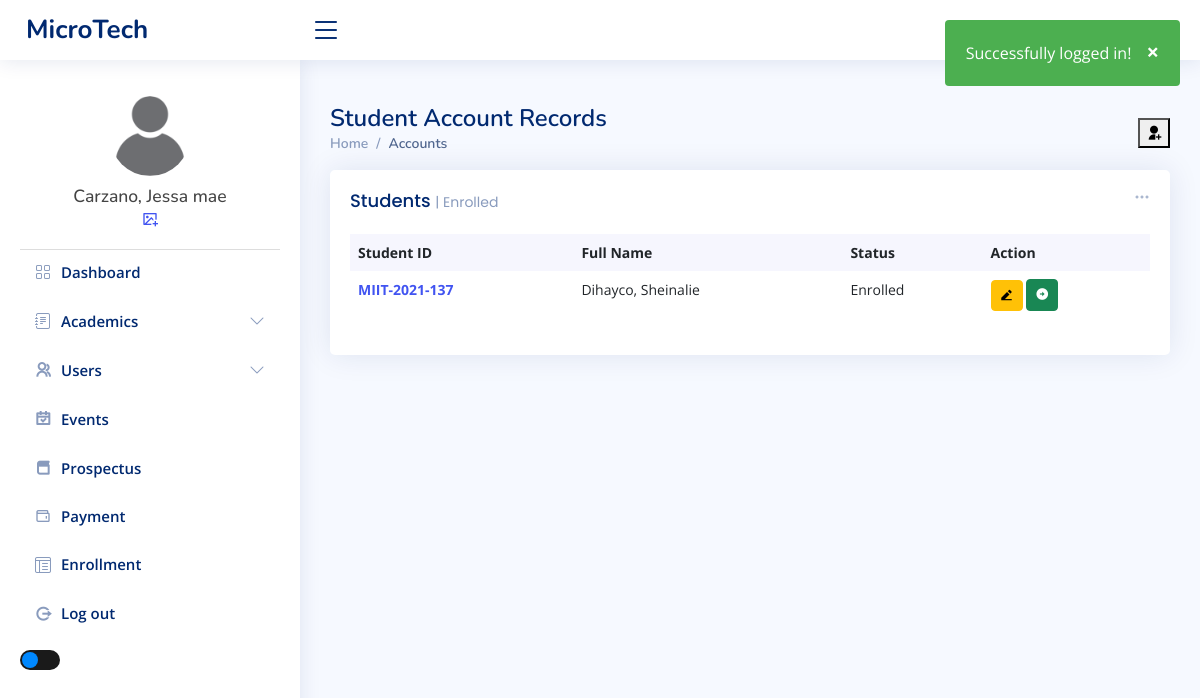
Page /admin/user-student.php (signed in) on the earlier database version.
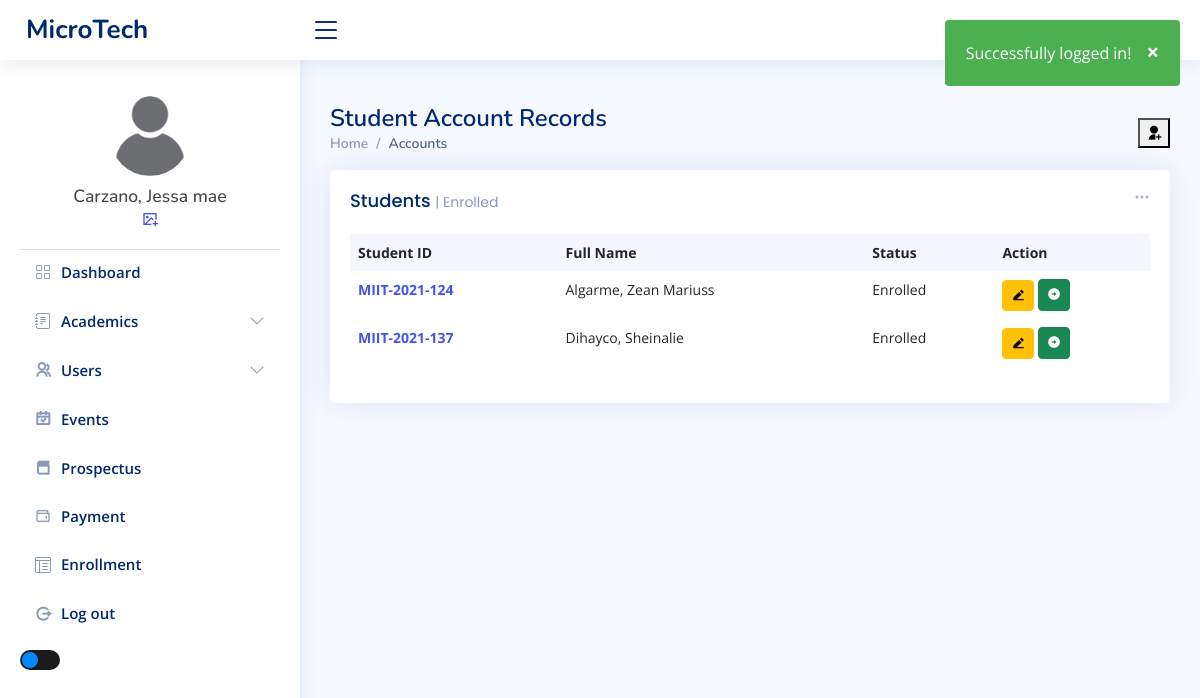
Same page on the later database version.
### tables this page shows
CREATE TABLE `tbl_students` (
  `user_id` int(11) NOT NULL,
  `user_name` varchar(50) NOT NULL,
  `lname` varchar(50) NOT NULL,
  `fname` varchar(50) NOT NULL,
  `middleInitial` varchar(10) NOT NULL,
  `Suffix` varchar(15) NOT NULL,
  `course` varchar(50) NOT NULL,
  `year` int(10) NOT NULL,
  `contact` varchar(20) NOT NULL,
  `gender` varchar(10) NOT NULL,
  `bdate` varchar(50) NOT NULL,
  `pob` text NOT NULL,
  `email` varchar(50) NOT NULL,
  `major` varchar(50) NOT NULL,
  `nationality` varchar(20) NOT NULL,
  `civilStatus` varchar(20) NOT NULL,
  `religion` varchar(20) NOT NULL,
  `modality` varchar(20) NOT NULL,
  `fb` varchar(30) NOT NULL,
  `curAddress` varchar(200) NOT NULL,
  `cityAdd` varchar(200) NOT NULL,
  `zipcode` varchar(30) NOT NULL,
  `fatherName` varchar(50) NOT NULL,
  `fwork` varchar(50) NOT NULL,
  `motherName` varchar(50) NOT NULL,
  `mwork` varchar(50) NOT NULL,
  `primarySchool` varchar(100) NOT NULL,
  `primaryAddress` text NOT NULL,
  `primaryCompleted` varchar(30) NOT NULL,
  `entermediateSchool` varchar(100) NOT NULL,
  `entermediateAddress` text NOT NULL,
  `entermediateCompleted` varchar(30) NOT NULL,
  `hsSchool` varchar(100) NOT NULL,
  `hsAddress` text NOT NULL,
  `hsCompleted` varchar(30) NOT NULL,
  `shSchool` varchar(100) NOT NULL,
  `shAddress` text NOT NULL,
  `shCompleted` varchar(30) NOT NULL,
  `collegeSchool` varchar(100) NOT NULL,
  `collegeAddress` text NOT NULL,
  `collegeCompleted` varchar(30) NOT NULL,
  `user_image` varchar(50) NOT NULL,
  `user_role` varchar(50) NOT NULL,
  `user_pass` varchar(50) NOT NULL,
  `semester` int(11) NOT NULL,
  `status` varchar(20) NOT NULL
);

### admin/user-student.php (the view, shortened to what this page needs)
<?php include_once "../templates/header.php" ?>;
<main id="main" class="main">
    <div class="pagetitle">
        <h1>Student Account Records</h1>
        <button type="button" class="ri-user-add-fill tablebutton" data-bs-toggle="modal" data-bs-target="#insertStudent">
        </button>
        <nav>
            <ol class="breadcrumb">
                <li class="breadcrumb-item"><a href="index.php">Home</a></li>
                <li class="breadcrumb-item active">Accounts</li>
            </ol>
        </nav>
    </div>
    <section class="section dashboard">
        <div class="col-12">
            <div class="card recent-sales overflow-auto">
                <div class="filter">
                    <a class="icon" href="#" data-bs-toggle="dropdown"><i class="bi bi-three-dots"></i></a>
                </div>
                <div class="card-body">
                    <h5 class="card-title">Students <span>| Enrolled</span></h5>
                    <table class="table table-borderless datatable">
                        <thead>
                            <tr>
                                <th scope="col">Student ID</th>
                                <th scope="col">Full Name</th>
                                <th scope="col">Status</th>
                                <th scope="col">Action</th>
                            </tr>
                        </thead>
                        <tbody>
                            <?php
                            $database = new Connection();
                            $db = $database->open();
                            try {
                                $sql = 'SELECT * FROM tbl_students ORDER BY lname ASC';
                                foreach ($db->query($sql) as $row) {
                            ?>
                                    <tr>
                                        <th scope="row" style="font-size:bold;"><a href=""><?php echo $row["user_name"] ?></a></th>
                                        <td><?php echo $row["lname"] ?>, <?php echo $row["fname"] ?></td>
                                        <td><?php echo $row["status"] ?></td>
                                        <td>
                                            <?php if (empty($row['user_id'])) { ?>
                                                <button type="button" class="btn btn-sm btn-primary ri-add-box-fill" data-bs-toggle="modal" data-bs-target="#insertInitial<?php echo htmlspecialchars($row['user_id']); ?>"></button>
                                            <?php } else { ?>
                                                <button type="button" class="btn btn-sm btn-warning ri-edit-2-fill" data-bs-toggle="modal" data-bs-target="#editStudent<?php echo htmlspecialchars($row['user_id']); ?>"></button>
                                            <?php } ?>
                                            <form action="student_profile.php" method="post" style="display:inline;">
                                                <button type="submit" class="btn btn-sm btn-success" name="submit">
                                                    <i class="ri-arrow-right-circle-fill"></i>
                                                </button>
                                            </form>
                                        </td>
                                        <?php include('modals/form-edit-Student.php'); ?>
                            <?php
                                }
                            } catch (PDOException $e) {
                                echo "There is some problem in connection: " . $e->getMessage();
                            }
                            ?>
                </div>
            </div>
    </section>
</main>
<?php
include_once "../templates/footer.php";
?>

Differences in the rows shown:
added tbl_students: user_name "MIIT-2021-124", lname "Algarme", fname "Zean Mariuss", status "Enrolled"
